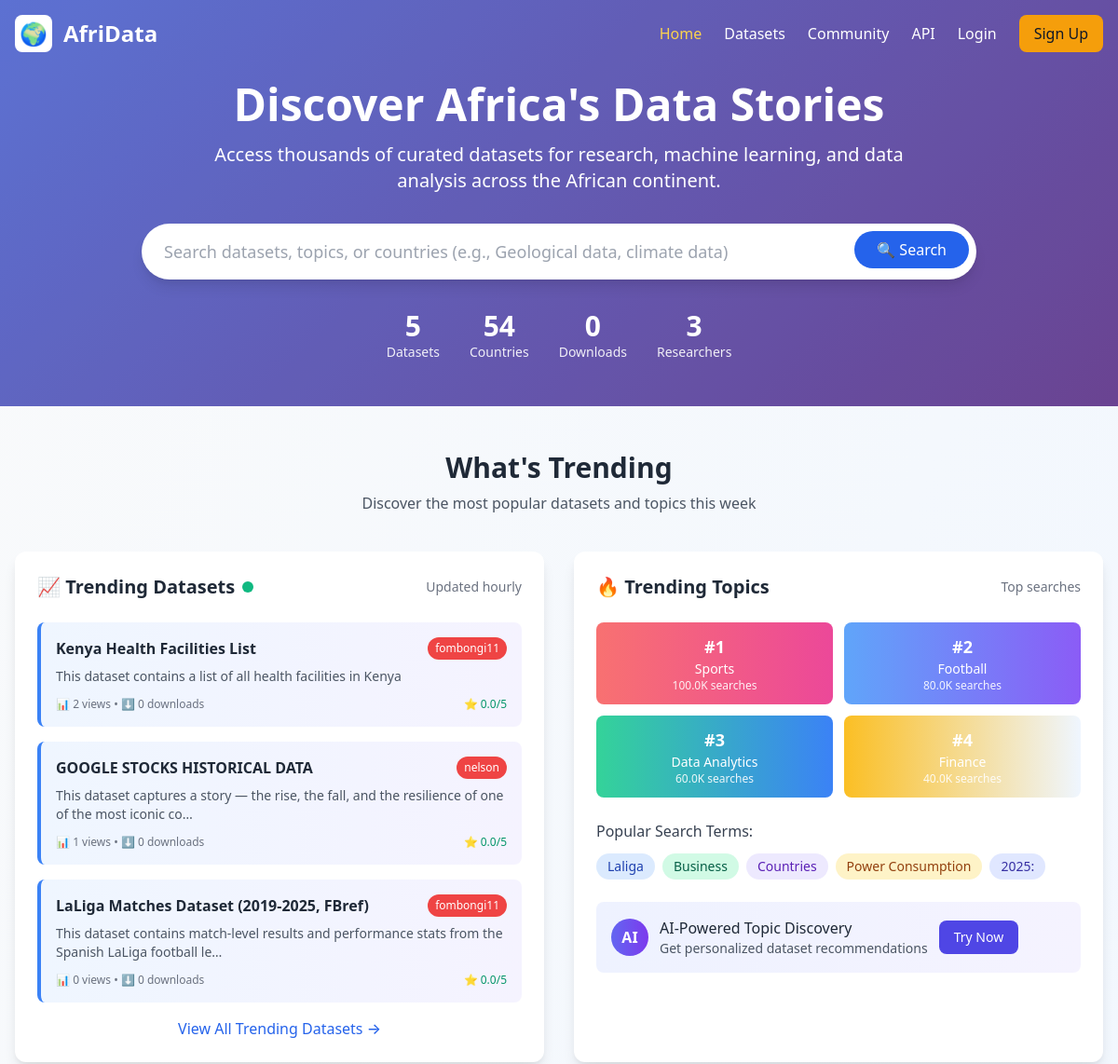
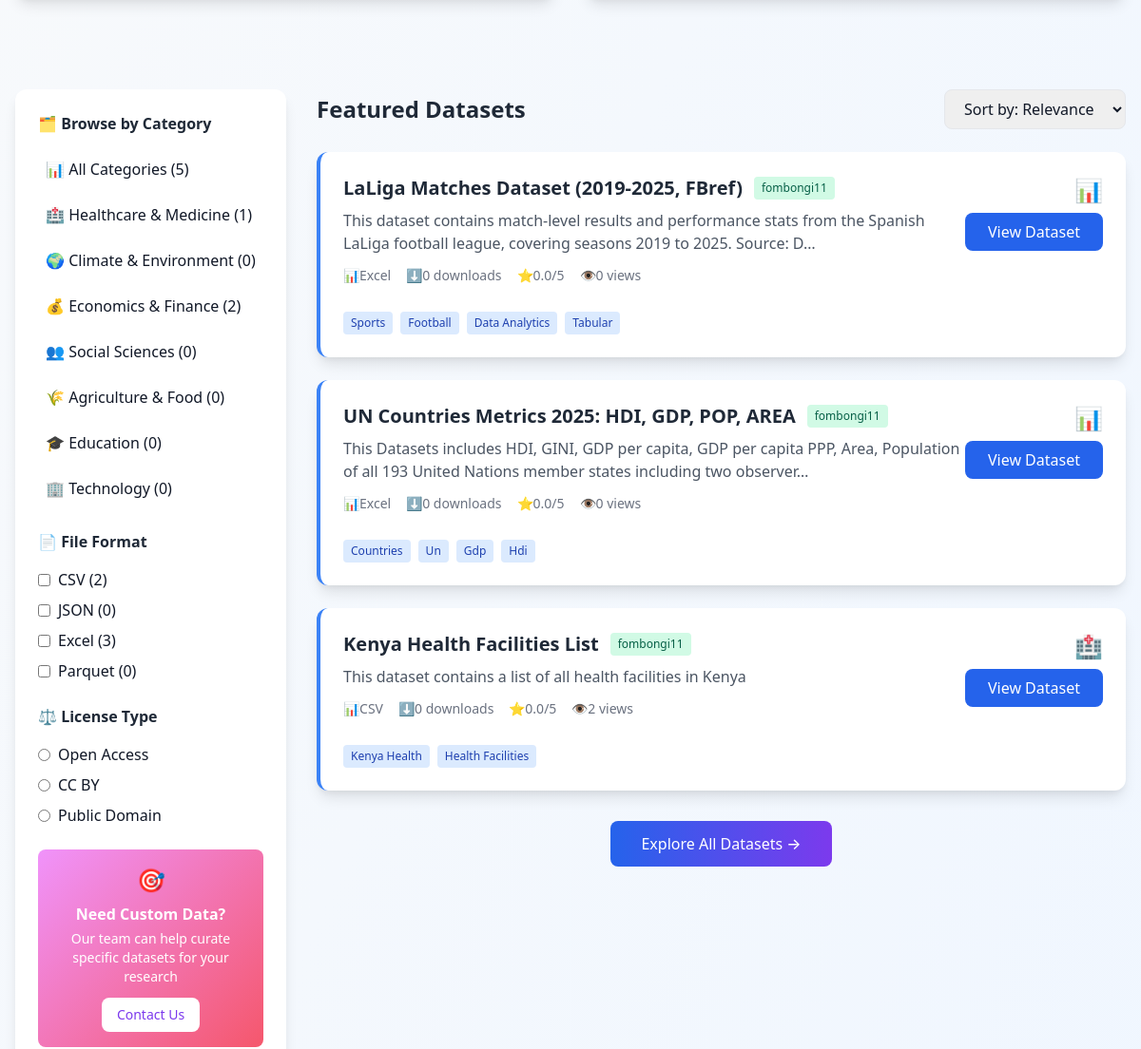
Before: / (upper part) with the older database file (2 pictures, top to bottom).
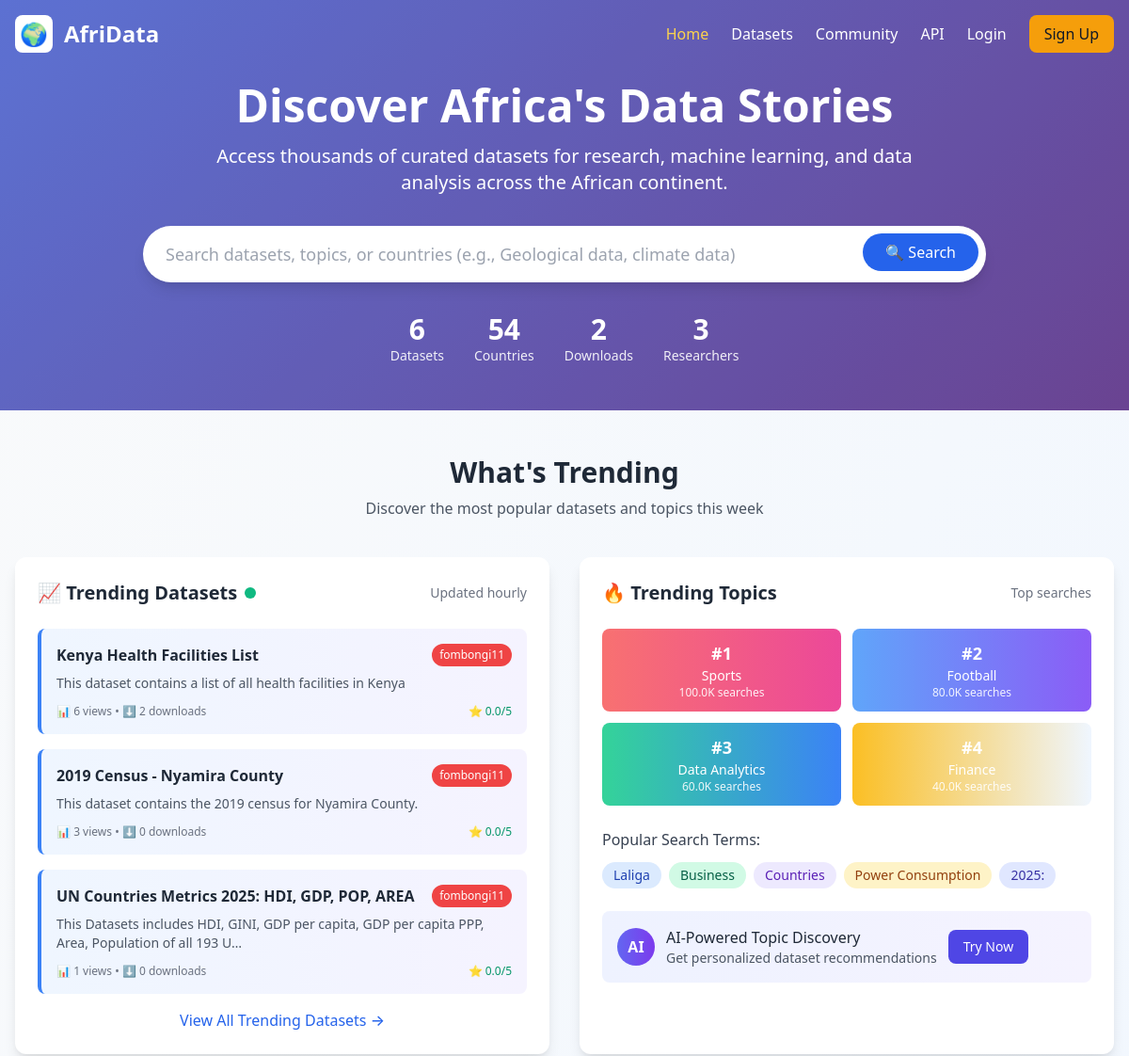
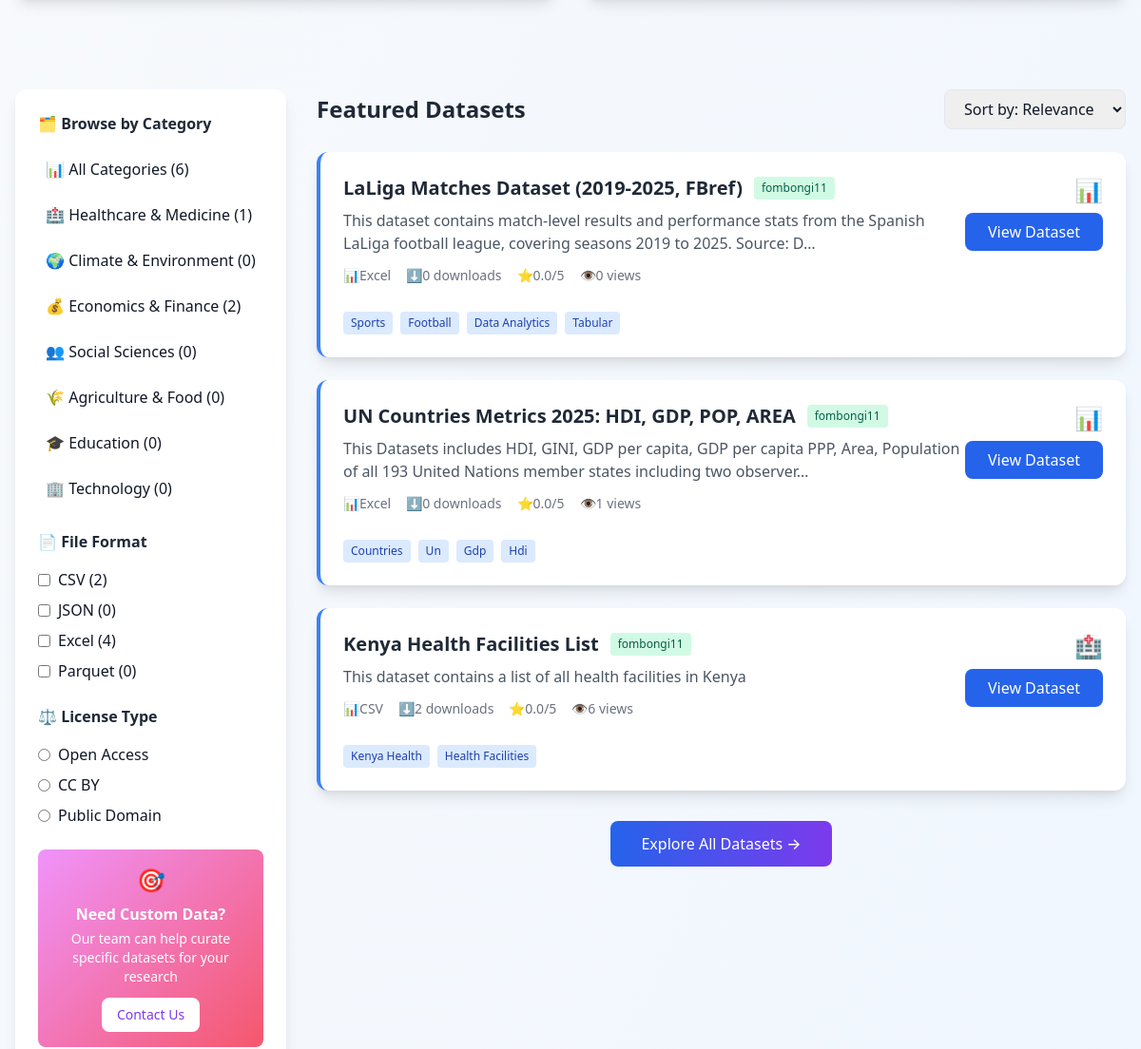
After: the same page with the newer database file (2 pictures, top to bottom).
### dataset/models.py (models this page shows, shortened)
class Dataset(models.Model):
    DATASET_TYPES = [
        ('csv', 'CSV'),
        ('excel', 'Excel'),
    ]
    title = models.CharField(max_length=255)
    author = models.ForeignKey(settings.AUTH_USER_MODEL, on_delete=models.CASCADE, related_name='authored_datasets')
    file = models.FileField(upload_to='datasets/')
    dataset_type = models.CharField(max_length=10, choices=DATASET_TYPES)
    bio = models.TextField()
    topics = models.CharField(max_length=500, help_text="Comma-separated topics")
    rating = models.FloatField(default=0.0, validators=[MinValueValidator(0.0), MaxValueValidator(5.0)])
    downloads = models.PositiveIntegerField(default=0)
    views = models.PositiveIntegerField(default=0)
    created_at = models.DateTimeField(auto_now_add=True)
    updated_at = models.DateTimeField(auto_now=True)
    def get_topics_list(self):
        return [topic.strip() for topic in self.topics.split(',') if topic.strip()]

### accounts/models.py (models this page shows, shortened)
class CustomUser(AbstractUser):
    email = models.EmailField(unique=True)
    full_name = models.CharField(max_length=255)
    phone_number = models.CharField(
        max_length=15,
        blank=True,
        validators=[RegexValidator(regex=r'^\+?1?\d{9,15}$', message="Phone number must be entered in the format: '+999999999'. Up to 15 digits allowed.")]
    )
    bio = models.TextField(max_length=500, blank=True)
    profile_picture = models.ImageField(upload_to='profile_pics/', blank=True, null=True)
    date_of_birth = models.DateField(blank=True, null=True)
    is_verified = models.BooleanField(default=False)
    created_at = models.DateTimeField(auto_now_add=True)
    updated_at = models.DateTimeField(auto_now=True)
    last_login_ip = models.GenericIPAddressField(blank=True, null=True)
    USERNAME_FIELD = 'email'
    REQUIRED_FIELDS = ['username', 'full_name']
    class Meta:
        db_table = 'custom_user'
        verbose_name = 'User'
        verbose_name_plural = 'Users'

### home/views.py (the view)
# urls.py: path('', views.default_home, name='default_home'),
def default_home(request):
    stats = Dataset.objects.aggregate(
        total_datasets=Count('id'),
        total_downloads=Sum('downloads'),
        total_views=Sum('views'),
        avg_rating=Avg('rating')
    )
    datasets_with_countries = Dataset.objects.filter(
        Q(topics__icontains='Nigeria') | Q(topics__icontains='Kenya') |
        Q(topics__icontains='South Africa') | Q(topics__icontains='Ghana') |
        Q(topics__icontains='Egypt') | Q(topics__icontains='Ethiopia') |
        Q(topics__icontains='Uganda') | Q(topics__icontains='Tanzania') |
        Q(bio__icontains='Nigeria') | Q(bio__icontains='Kenya') |
        Q(bio__icontains='South Africa') | Q(bio__icontains='Ghana')
    ).distinct()
    total_countries = 54  # Default African countries count
    total_researchers = User.objects.count()
    one_week_ago = timezone.now() - timedelta(days=7)
    trending_datasets = Dataset.objects.select_related('author').annotate(
        popularity=Count('views') + Count('downloads')
    ).order_by('-views', '-downloads')[:3]
    all_datasets = Dataset.objects.all()
    topic_counter = Counter()
    for dataset in all_datasets:
        topics = dataset.get_topics_list()
        for topic in topics[:3]:  # Take first 3 topics from each dataset
            clean_topic = topic.strip().title()
            if len(clean_topic) > 3:  # Filter out very short topics
                topic_counter[clean_topic] += 1
    top_topics = topic_counter.most_common(5)
    default_topics = [
        ('Climate Change', 150), ('Healthcare', 120), ('Economics', 98),
        ('Agriculture', 87), ('Education', 76)
    ]
    if len(top_topics) < 4:
        top_topics.extend(default_topics)
    featured_datasets = Dataset.objects.select_related('author').annotate(
        combined_score=(Count('downloads') * 0.6 + Count('views') * 0.4)
    ).order_by('-rating', '-combined_score')[:3]
    popular_terms = []
    if all_datasets.exists():
        for dataset in all_datasets[:20]:
            words = dataset.title.split()
            topics = dataset.get_topics_list()
            for word in words:
                if len(word) > 4 and word.lower() not in ['data', 'dataset', 'analysis']:
                    popular_terms.append(word.title())
            for topic in topics[:2]:
                if len(topic.strip()) > 3:
                    popular_terms.append(topic.strip().title())
    popular_terms = list(set(popular_terms))[:5]
    if len(popular_terms) < 5:
        default_terms = ['Nigeria GDP', 'Kenya Agriculture', 'South Africa Mining',
                        'Egypt Tourism', 'Ethiopia Demographics']
        popular_terms.extend(default_terms)
    context = {
        'total_datasets': stats['total_datasets'] or 0,
        'total_countries': total_countries,
        'total_downloads': stats['total_downloads'] or 0,
        'total_researchers': total_researchers,
        'trending_datasets': trending_datasets,
        'topic_1': top_topics[0][0] if len(top_topics) > 0 else 'Climate Change',
        'topic_1_searches': f"{top_topics[0][1] * 100:.1f}K" if len(top_topics) > 0 else '15.2K',
        'topic_2': top_topics[1][0] if len(top_topics) > 1 else 'Healthcare',
        'topic_2_searches': f"{top_topics[1][1] * 80:.1f}K" if len(top_topics) > 1 else '12.8K',
        'topic_3': top_topics[2][0] if len(top_topics) > 2 else 'Economics',
        'topic_3_searches': f"{top_topics[2][1] * 60:.1f}K" if len(top_topics) > 2 else '9.4K',
        'topic_4': top_topics[3][0] if len(top_topics) > 3 else 'Agriculture',
        'topic_4_searches': f"{top_topics[3][1] * 40:.1f}K" if len(top_topics) > 3 else '7.9K',
        'term_1': popular_terms[0] if len(popular_terms) > 0 else 'Nigeria GDP',
        'term_2': popular_terms[1] if len(popular_terms) > 1 else 'Kenya Agriculture',
        'term_3': popular_terms[2] if len(popular_terms) > 2 else 'South Africa Mining',
        'term_4': popular_terms[3] if len(popular_terms) > 3 else 'Egypt Tourism',
        'term_5': popular_terms[4] if len(popular_terms) > 4 else 'Ethiopia Demographics',
        'featured_datasets': featured_datasets,
        'category_counts': {
            'healthcare': Dataset.objects.filter(
                Q(topics__icontains='health') | Q(bio__icontains='health') |
                Q(topics__icontains='medical') | Q(bio__icontains='medical')
            ).count(),
            'climate': Dataset.objects.filter(
                Q(topics__icontains='climate') | Q(bio__icontains='climate') |
                Q(topics__icontains='environment') | Q(bio__icontains='environment')
            ).count(),
            'economics': Dataset.objects.filter(
                Q(topics__icontains='economic') | Q(bio__icontains='economic') |
                Q(topics__icontains='finance') | Q(bio__icontains='finance') |
                Q(topics__icontains='gdp') | Q(bio__icontains='gdp')
            ).count(),
            'social': Dataset.objects.filter(
                Q(topics__icontains='social') | Q(bio__icontains='social') |
                Q(topics__icontains='demographic') | Q(bio__icontains='demographic')
            ).count(),
            'agriculture': Dataset.objects.filter(
                Q(topics__icontains='agriculture') | Q(bio__icontains='agriculture') |
                Q(topics__icontains='farming') | Q(bio__icontains='farming')
            ).count(),
            'education': Dataset.objects.filter(
                Q(topics__icontains='education') | Q(bio__icontains='education') |
                Q(topics__icontains='school') | Q(bio__icontains='school')
            ).count(),
            'technology': Dataset.objects.filter(
                Q(topics__icontains='technology') | Q(bio__icontains='technology') |
                Q(topics__icontains='tech') | Q(bio__icontains='tech')
            ).count(),
        },
        'format_counts': {
            'csv': Dataset.objects.filter(dataset_type='csv').count(),
            'excel': Dataset.objects.filter(dataset_type='excel').count(),
        }
    }
    return render(request, 'home/index.html', context)

### home/templates/home/index.html (shortened to what the changed rows need)
{% extends "base.html" %}
{% load static %}
{% block extra_css %}
<link rel="stylesheet" href="{% static 'home/css/index.css' %}">
{% endblock %}
{% block header_content %}
<div class="text-center mt-8 mb-8">
  <h2 class="text-4xl md:text-5xl font-bold mb-4">Discover Africa's Data Stories</h2>
  <div class="flex justify-center space-x-8 mt-8 text-center">
    <div class="stats-counter">
      <div class="text-3xl font-bold">{{ total_datasets|default:"0" }}</div>
      <div class="text-sm opacity-90">Datasets</div>
    </div>
    <div class="stats-counter">
      <div class="text-3xl font-bold">{{ total_downloads|default:"0" }}</div>
      <div class="text-sm opacity-90">Downloads</div>
    </div>
  </div>
</div>
{% endblock %}
{% block content %}
<section class="max-w-7xl mx-auto px-4 py-12">
  <div class="grid grid-cols-1 lg:grid-cols-2 gap-8">
    <div class="bg-white rounded-xl shadow-lg p-6">
      <div class="space-y-4">
        {% for dataset in trending_datasets|slice:":3" %}
        <div class="trending-card bg-gradient-to-r from-blue-50 to-purple-50 p-4 rounded-lg border-l-4 border-blue-500 cursor-pointer" onclick="viewDataset('{{ dataset.id }}')">
          <div class="flex justify-between items-start mb-2">
            <h5 class="font-semibold text-gray-800">{{ dataset.title|truncatechars:60 }}</h5>
            <span class="bg-red-500 text-white text-xs px-2 py-1 rounded-full">{{ dataset.author.username }}</span>
          </div>
          <p class="text-sm text-gray-600 mb-3">{{ dataset.bio|truncatechars:100 }}</p>
          <div class="flex justify-between items-center text-xs text-gray-500">
            <span>📊 {{ dataset.views }} views • ⬇️ {{ dataset.downloads }} downloads</span>
            <span class="text-green-600 font-medium">⭐ {{ dataset.rating }}/5</span>
          </div>
        </div>
        {% endfor %}
      </div>
    </div>
  </div>
</section>
<section class="max-w-7xl mx-auto px-4 py-12">
  <div class="flex flex-col lg:flex-row gap-8">
    <aside class="lg:w-1/4 bg-white rounded-xl shadow-lg p-6">
      <div class="mb-6">
        <ul class="space-y-2">
          <li onclick="filterByCategory('all')" class="category-hover p-2 rounded-lg cursor-pointer transition-all">📊 All Categories ({{ total_datasets|default:"0" }})</li>
          <li onclick="filterByCategory('healthcare')" class="category-hover p-2 rounded-lg cursor-pointer transition-all">🏥 Healthcare & Medicine ({{ category_counts.healthcare|default:"0" }})</li>
          <li onclick="filterByCategory('climate')" class="category-hover p-2 rounded-lg cursor-pointer transition-all">🌍 Climate & Environment ({{ category_counts.climate|default:"0" }})</li>
          <li onclick="filterByCategory('economics')" class="category-hover p-2 rounded-lg cursor-pointer transition-all">💰 Economics & Finance ({{ category_counts.economics|default:"0" }})</li>
          <li onclick="filterByCategory('social')" class="category-hover p-2 rounded-lg cursor-pointer transition-all">👥 Social Sciences ({{ category_counts.social|default:"0" }})</li>
          <li onclick="filterByCategory('agriculture')" class="category-hover p-2 rounded-lg cursor-pointer transition-all">🌾 Agriculture & Food ({{ category_counts.agriculture|default:"0" }})</li>
          <li onclick="filterByCategory('education')" class="category-hover p-2 rounded-lg cursor-pointer transition-all">🎓 Education ({{ category_counts.education|default:"0" }})</li>
          <li onclick="filterByCategory('technology')" class="category-hover p-2 rounded-lg cursor-pointer transition-all">🏢 Technology ({{ category_counts.technology|default:"0" }})</li>
        </ul>
      </div>
      <div class="mb-6">
        <div class="space-y-2">
          <label class="flex items-center space-x-2 cursor-pointer">
            <input type="checkbox" onchange="filterByFormat('excel')" class="text-blue-600"> <span>Excel ({{ format_counts.excel|default:"0" }})</span>
          </label>
        </div>
      </div>
    </aside>
    <div class="lg:w-3/4">
      <div id="datasetContainer" class="grid grid-cols-1 gap-6">
        {% for dataset in featured_datasets %}
        <div class="dataset-card bg-white rounded-xl shadow-lg p-6 border-l-4 border-blue-500 hover:shadow-xl transition-shadow">
          <div class="flex justify-between items-start mb-4">
            <div class="flex-1">
              <div class="flex items-center space-x-3 mb-2">
                <h4 class="text-xl font-semibold text-gray-800">{{ dataset.title }}</h4>
                <span class="bg-green-100 text-green-800 px-2 py-1 rounded text-xs font-medium">{{ dataset.author.username }}</span>
              </div>
              <p class="text-gray-600 mb-3">{{ dataset.bio|truncatechars:150 }}</p>
              <div class="flex items-center space-x-4 text-sm text-gray-500 mb-3">
                <span class="flex items-center"><span class="text-green-600">📊</span> {{ dataset.get_dataset_type_display }}</span>
                <span class="flex items-center"><span class="text-blue-600">⬇️</span> {{ dataset.downloads }} downloads</span>
                <span class="flex items-center"><span class="text-yellow-600">⭐</span> {{ dataset.rating }}/5</span>
                <span class="flex items-center"><span class="text-purple-600">👁️</span> {{ dataset.views }} views</span>
              </div>
            </div>
            <div class="text-right">
              <div class="text-2xl mb-2">
                {% if 'health' in dataset.topics.lower or 'medical' in dataset.topics.lower %}🏥
                {% elif 'climate' in dataset.topics.lower or 'environment' in dataset.topics.lower %}🌍
                {% elif 'economic' in dataset.topics.lower or 'finance' in dataset.topics.lower %}💰
                {% elif 'agriculture' in dataset.topics.lower or 'farming' in dataset.topics.lower %}🌾
                {% elif 'education' in dataset.topics.lower or 'school' in dataset.topics.lower %}🎓
                {% else %}📊{% endif %}
              </div>
              <button onclick="viewDataset('{{ dataset.id }}')" class="bg-blue-600 text-white px-6 py-2 rounded-lg hover:bg-blue-700 transition-colors">View Dataset</button>
            </div>
          </div>
          <div class="flex flex-wrap gap-2">
            {% for topic in dataset.get_topics_list|slice:":4" %}
            <span class="bg-blue-100 text-blue-800 px-2 py-1 rounded text-xs">{{ topic|title }}</span>
            {% endfor %}
          </div>
        </div>
        {% endfor %}
      </div>
    </div>
  </div>
</section>
{% endblock %}

Changed rows visible on the page:
no longer on this page (row unchanged): Dataset: title "GOOGLE STOCKS HISTORICAL DATA", author.username "nelson", bio "This dataset captures a story — the rise, the fall, and the resilience of one of the most iconic co…", views "1", downloads "0", rating "0.0", shown under "📈 Trending Datasets"
no longer on one of the page's lists (row unchanged): Dataset: title "LaLiga Matches Dataset (2019-2025, FBref)", author.username "fombongi11", bio "This dataset contains match-level results and performance stats from the Spanish LaLiga football le…", views "0", downloads "0", rating "0.0"
changed Dataset "Kenya Health Facilities List": views "2" → "6"; downloads "0" → "2"
added Dataset: title "2019 Census - Nyamira County", author.username "fombongi11", bio "This dataset contains the 2019 census for Nyamira County.", views "3", downloads "0", rating "0.0", shown under "📈 Trending Datasets"
now on one of the page's lists (row edited): Dataset: title "UN Countries Metrics 2025: HDI, GDP, POP, AREA", author.username "fombongi11", bio "This Datasets includes HDI, GINI, GDP per capita, GDP per capita PPP, Area, Population of all 193 U…", views "1", downloads "0", rating "0.0"
changed Dataset: views "0" → "1"
Other visible differences:
{{ total_datasets|default:"0" }}: "5" → "6"
{{ total_downloads|default:"0" }}: "0" → "2"
text no longer shown: "3"
text now shown: "4"
